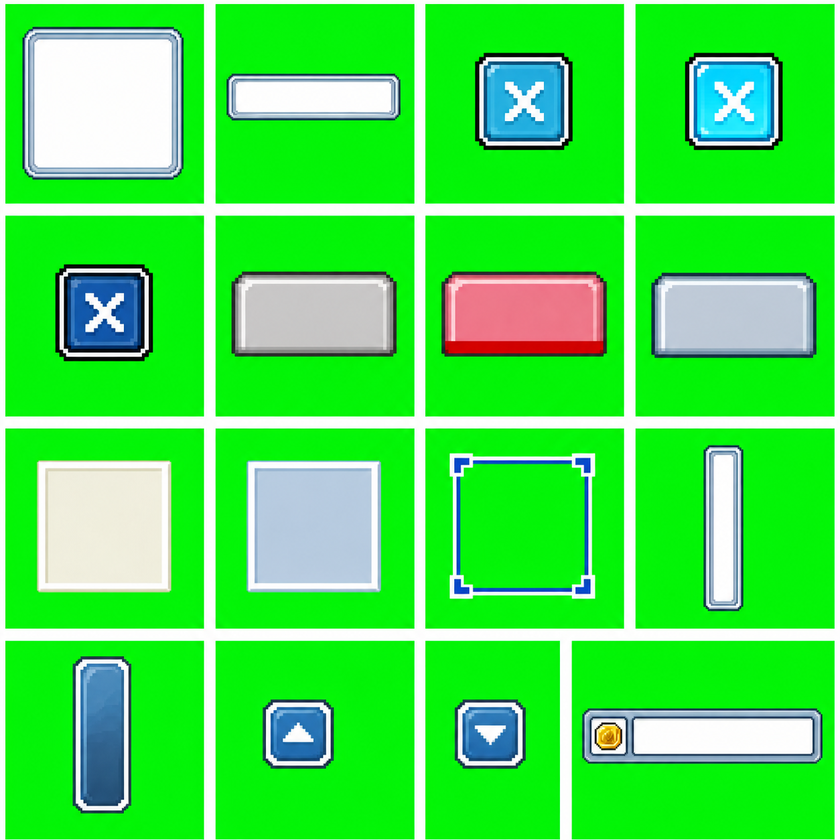
#> input picture Assets/GeneratedUI/MaplePung/common-atlas-source.png, 840 x 840 px, shrunk from 1254 x 1254 before the run; its folder holds 7 pictures in this run
$ python slice_maplepung_ui_assets.py
#> lines starting #> are read from the running program, lines starting #| are printed output that depends on the picture
from __future__ import annotations

import math
from pathlib import Path

from PIL import Image


ROOT = Path(__file__).resolve().parents[1]
ASSET_DIR = ROOT / "Assets" / "GeneratedUI" / "MaplePung"


def remove_chroma(image: Image.Image, key: tuple[int, int, int]) -> Image.Image:
    rgba = image.convert("RGBA")
    pixels = rgba.load()
    for y in range(rgba.height):
        for x in range(rgba.width):
            r, g, b, a = pixels[x, y]
            distance = math.sqrt(
                (r - key[0]) ** 2 + (g - key[1]) ** 2 + (b - key[2]) ** 2
            )
            if distance <= 120:
                alpha = 0
            elif distance < 200:
                alpha = round(a * (distance - 120) / 80)
            else:
                alpha = a

            if alpha > 0 and key == (0, 255, 0) and g > max(r, b):
                g = max(r, b)
            if alpha > 0 and key == (255, 0, 255) and r > g and b > g:
                neutral = max(g, min(r, b))
                r = neutral
                b = neutral
            pixels[x, y] = (r, g, b, alpha)
    return rgba


def keep_largest_component(image: Image.Image) -> Image.Image:
    alpha = image.getchannel("A")
    pixels = alpha.load()
    visited: set[tuple[int, int]] = set()
    components: list[list[tuple[int, int]]] = []
    for y in range(image.height):
        for x in range(image.width):
            if pixels[x, y] <= 24 or (x, y) in visited:
                continue
            stack = [(x, y)]
            visited.add((x, y))
            component: list[tuple[int, int]] = []
            while stack:
                current_x, current_y = stack.pop()
                component.append((current_x, current_y))
                for next_x, next_y in (
                    (current_x - 1, current_y),
                    (current_x + 1, current_y),
                    (current_x, current_y - 1),
                    (current_x, current_y + 1),
                ):
                    if (
                        0 <= next_x < image.width
                        and 0 <= next_y < image.height
                        and (next_x, next_y) not in visited
                        and pixels[next_x, next_y] > 24
                    ):
                        visited.add((next_x, next_y))
                        stack.append((next_x, next_y))
            components.append(component)
    if not components:
        return image
    keep = set(max(components, key=len))
    output = image.copy()
    output_pixels = output.load()
    for y in range(output.height):
        for x in range(output.width):
            if (x, y) not in keep:
                r, g, b, _ = output_pixels[x, y]
                output_pixels[x, y] = (r, g, b, 0)
    return output

def trim(image: Image.Image, padding: int = 4) -> Image.Image:
    alpha = image.getchannel("A")
    bbox = alpha.getbbox()
    if bbox is None:
        raise ValueError("Generated asset became fully transparent")
    left = max(0, bbox[0] - padding)
    top = max(0, bbox[1] - padding)
    right = min(image.width, bbox[2] + padding)
    bottom = min(image.height, bbox[3] + padding)
    return image.crop((left, top, right, bottom))


def split_atlas(
    source_name: str,
    columns: int,
    rows: int,
    names: list[str],
    key: tuple[int, int, int] = (0, 255, 0),
    gutter_trim: int = 16,
) -> None:
#> called with source_name = 'common-atlas-source.png', columns = 4, rows = 4, key = (0, 255, 0), gutter_trim = 16
    source = Image.open(ASSET_DIR / source_name).convert("RGBA")
    if len(names) != columns * rows:
        raise ValueError("Atlas name count does not match grid dimensions")
    cell_width = source.width / columns
#> cell_width = 210
    cell_height = source.height / rows
#> cell_height = 210
    for index, name in enumerate(names):
        column = index % columns
        row = index // columns
        left = round(column * cell_width) + gutter_trim
        top = round(row * cell_height) + gutter_trim
        right = round((column + 1) * cell_width) - gutter_trim
        bottom = round((row + 1) * cell_height) - gutter_trim
        cell = source.crop((left, top, right, bottom))
        final = trim(keep_largest_component(remove_chroma(cell, key)))
        final.save(ASSET_DIR / f"{name}.png")
#> this loop made 16 passes
#> bbox in trim on passes 1 to 12: (6, 11, 168, 164), (1, 58, 174, 104), (39, 37, 137, 134), (39, 37, 137, 134), (39, 38, 137, 135), (6, 46, 171, 131), (6, 46, 171, 131), (5, 47, 171, 132), (21, 24, 155, 156), (21, 25, 155, 156), (13, 17, 159, 163), (58, 9, 97, 175)
#> pass 1, in keep_largest_component, `output = image.copy()`:
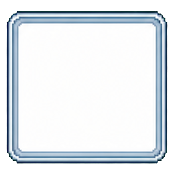
#> output: PIL image 178x178 RGBA; mean R, G, B, A 169.7, 229.7, 180.3, 194.7; transparent parts drawn white
#> after the loop:
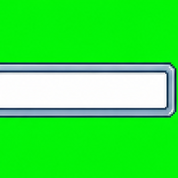
#> cell: PIL image 178x178 RGBA; mean R, G, B, A 60.8, 232.2, 69.5, 255
#> after the loop:
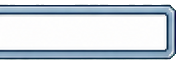
#> final: PIL image 178x64 RGBA; mean R, G, B, A 164.7, 207.2, 182.6, 213.5; transparent parts drawn white


def process_silhouette() -> None:
    source = Image.open(ASSET_DIR / "equipment-silhouette-source.png")
    final = trim(remove_chroma(source, (255, 0, 255)), padding=8)
    final.save(ASSET_DIR / "equipment-silhouette.png")


def validate() -> None:
    failures: list[str] = []
    for path in sorted(ASSET_DIR.glob("*.png")):
        if path.name.endswith("-source.png"):
            continue
        image = Image.open(path)
        if image.mode != "RGBA":
            failures.append(f"{path.name}: mode={image.mode}")
            continue
        alpha = image.getchannel("A")
        extrema = alpha.getextrema()
        if extrema[0] != 0:
            failures.append(f"{path.name}: no transparent pixels")
        if extrema[1] == 0:
            failures.append(f"{path.name}: fully transparent")
        print(f"{path.name}: {image.width}x{image.height}, alpha={extrema}")
    if failures:
        raise SystemExit("\n".join(failures))


def main() -> None:
    split_atlas(
        "common-atlas-source.png",
        4,
        4,
        [
            "window-frame",
            "title-bar",
            "close-normal",
            "close-hover",
            "close-pressed",
            "tab-inactive",
            "tab-active",
            "tab-hover",
            "slot-inventory",
            "slot-equipment",
            "slot-selection",
            "scroll-track",
            "scroll-handle",
            "scroll-up",
            "scroll-down",
            "meso-bar",
        ],
    )
    split_atlas(
        "tooltip-atlas-source.png",
        3,
        3,
        [
            "tooltip-frame",
            "tooltip-icon-box",
            "tooltip-job-strip",
            "tooltip-description-panel",
            "tooltip-stats-panel",
            "tooltip-table-panel",
            "action-normal",
            "action-hover",
            "action-pressed",
        ],
        gutter_trim=12,
    )
#> call 2 of split_atlas, with source_name = 'tooltip-atlas-source.png', columns = 3, rows = 3, key = (0, 255, 0), gutter_trim = 12
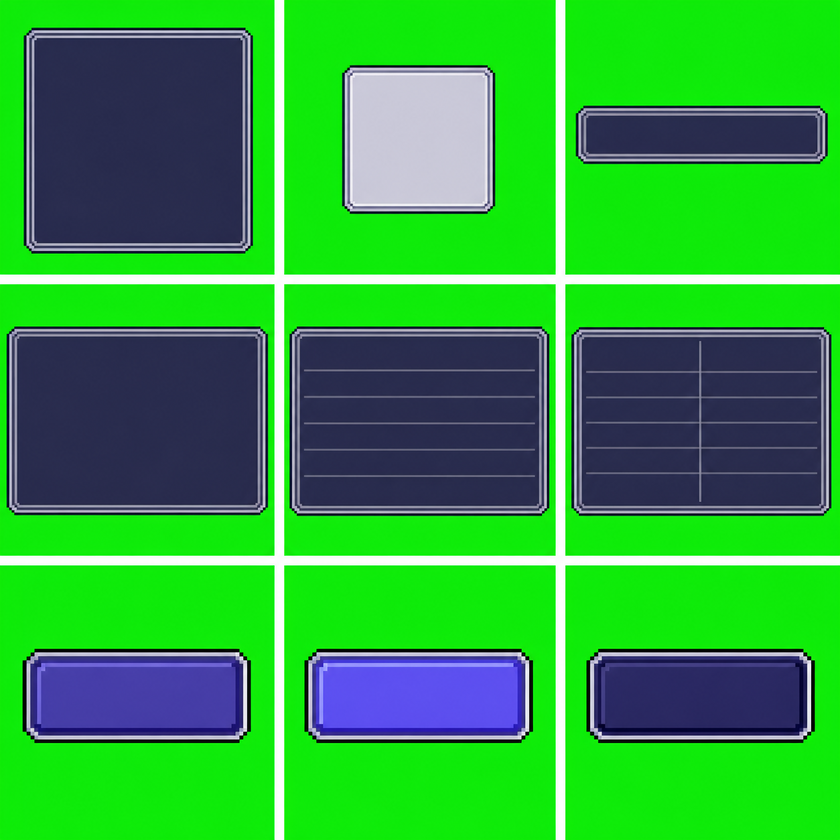
#> input picture Assets/GeneratedUI/MaplePung/tooltip-atlas-source.png, 840 x 840 px, shrunk from 1254 x 1254 before the run
#> the loop in split_atlas (call 2), `for index, name in enumerate(names):` made 9 passes
#> bbox in trim on passes 1 to 9: (12, 16, 241, 242), (50, 53, 203, 202), (4, 94, 256, 152), (0, 34, 256, 223), (0, 34, 256, 224), (0, 35, 256, 224), (11, 77, 239, 171), (12, 77, 241, 171), (14, 77, 243, 171)
#> pass 1, in keep_largest_component (call 17), `output = image.copy()`:
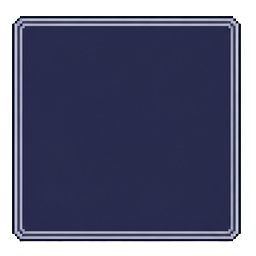
#> output: PIL image 256x256 RGBA; mean R, G, B, A 43.7, 93.1, 70.1, 200.1; transparent parts drawn white
#> after the loop in split_atlas (call 2), `for index, name in enumerate(names):`:
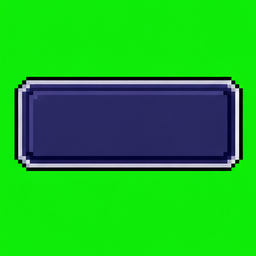
#> cell: PIL image 256x256 RGBA; mean R, G, B, A 27.1, 176.6, 38.3, 255
#> after the loop in split_atlas (call 2), `for index, name in enumerate(names):`:
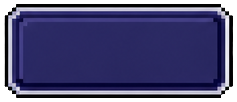
#> final: PIL image 237x102 RGBA; mean R, G, B, A 49.3, 74.9, 88.8, 222.6; transparent parts drawn white
    split_atlas(
        "menu-icons-atlas-source.png",
        2,
        2,
        [
            "inventory-menu-normal",
            "equipment-menu-normal",
            "inventory-menu-hover",
            "equipment-menu-hover",
        ],
    )
    process_silhouette()
    validate()


if __name__ == "__main__":
#> (the run stopped early here; a loop or call above may not have finished)
